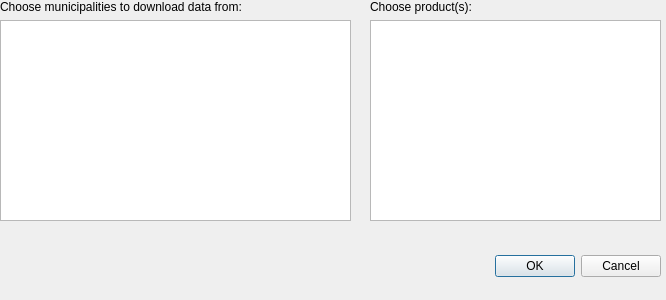
<?xml version="1.0" encoding="UTF-8"?>
<ui version="4.0">
 <class>Dialog</class>
 <widget class="QDialog" name="Dialog">
  <property name="geometry">
   <rect>
    <x>0</x>
    <y>0</y>
    <width>666</width>
    <height>300</height>
   </rect>
  </property>
  <property name="windowTitle">
   <string>Dialog</string>
  </property>
  <widget class="QDialogButtonBox" name="buttonBox">
   <property name="geometry">
    <rect>
     <x>320</x>
     <y>250</y>
     <width>341</width>
     <height>32</height>
    </rect>
   </property>
   <property name="orientation">
    <enum>Qt::Horizontal</enum>
   </property>
   <property name="standardButtons">
    <set>QDialogButtonBox::Cancel|QDialogButtonBox::Ok</set>
   </property>
  </widget>
  <widget class="QWidget" name="verticalLayoutWidget">
   <property name="geometry">
    <rect>
     <x>0</x>
     <y>0</y>
     <width>351</width>
     <height>221</height>
    </rect>
   </property>
   <layout class="QVBoxLayout" name="verticalLayout">
    <item>
     <widget class="QLabel" name="label">
      <property name="text">
       <string>Choose municipalities to download data from:</string>
      </property>
     </widget>
    </item>
    <item>
     <widget class="QListWidget" name="municipalityListWidget">
      <property name="selectionMode">
       <enum>QAbstractItemView::MultiSelection</enum>
      </property>
      <property name="sortingEnabled">
       <bool>true</bool>
      </property>
     </widget>
    </item>
   </layout>
  </widget>
  <widget class="QWidget" name="verticalLayoutWidget_2">
   <property name="geometry">
    <rect>
     <x>370</x>
     <y>0</y>
     <width>291</width>
     <height>221</height>
    </rect>
   </property>
   <layout class="QVBoxLayout" name="verticalLayout_2">
    <item>
     <widget class="QLabel" name="label_2">
      <property name="text">
       <string>Choose product(s):</string>
      </property>
     </widget>
    </item>
    <item>
     <widget class="QListWidget" name="productListWidget">
      <property name="selectionMode">
       <enum>QAbstractItemView::MultiSelection</enum>
      </property>
      <property name="sortingEnabled">
       <bool>true</bool>
      </property>
     </widget>
    </item>
   </layout>
  </widget>
 </widget>
 <resources/>
 <connections>
  <connection>
   <sender>buttonBox</sender>
   <signal>accepted()</signal>
   <receiver>Dialog</receiver>
   <slot>accept()</slot>
   <hints>
    <hint type="sourcelabel">
     <x>248</x>
     <y>254</y>
    </hint>
    <hint type="destinationlabel">
     <x>157</x>
     <y>274</y>
    </hint>
   </hints>
  </connection>
  <connection>
   <sender>buttonBox</sender>
   <signal>rejected()</signal>
   <receiver>Dialog</receiver>
   <slot>reject()</slot>
   <hints>
    <hint type="sourcelabel">
     <x>316</x>
     <y>260</y>
    </hint>
    <hint type="destinationlabel">
     <x>286</x>
     <y>274</y>
    </hint>
   </hints>
  </connection>
 </connections>
</ui>
